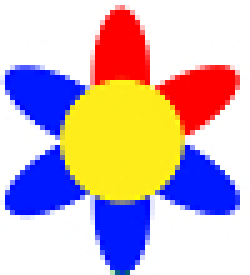
#> input picture Vision/logo.jpg, 50 x 55 px, found by its file name (shown 5 times larger)
$ python toddler.py
#> lines starting #> are read from the running program, lines starting #| are printed output that depends on the picture
# import the necessary packages
#!/usr/bin/env python
from __future__ import division
from __future__ import absolute_import
import numpy as np
import time
import imutils
import paho.mqtt.client as mqtt
import cv2
from itertools import izip
from picamera import PiCamera

import argparse

import glob

from enum import Enum


template = cv2.imread("/home/student/logo.jpg")
#> template is the input picture: shape (55, 50, 3); mean B, G, R 190, 180.8, 204.2
template = cv2.cvtColor(template, cv2.COLOR_BGR2GRAY)
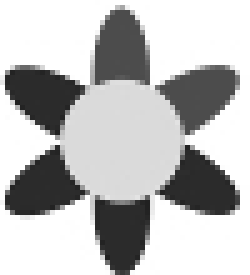
#> template: shape (55, 50) (shown 5 times larger); min 32, max 255, mean 188.9
template = cv2.Canny(template, 50, 200)
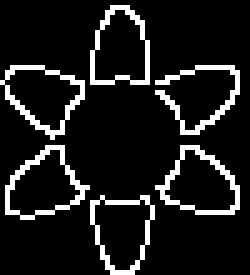
#> template: shape (55, 50) (shown 5 times larger); 11.3% white in thin lines or dots
(tH, tW) = template.shape[:2]
#> tH = 55; tW = 50
left_time=0
rigt_time=0
count=0
#> (the run stopped early here; a loop or call above may not have finished)
